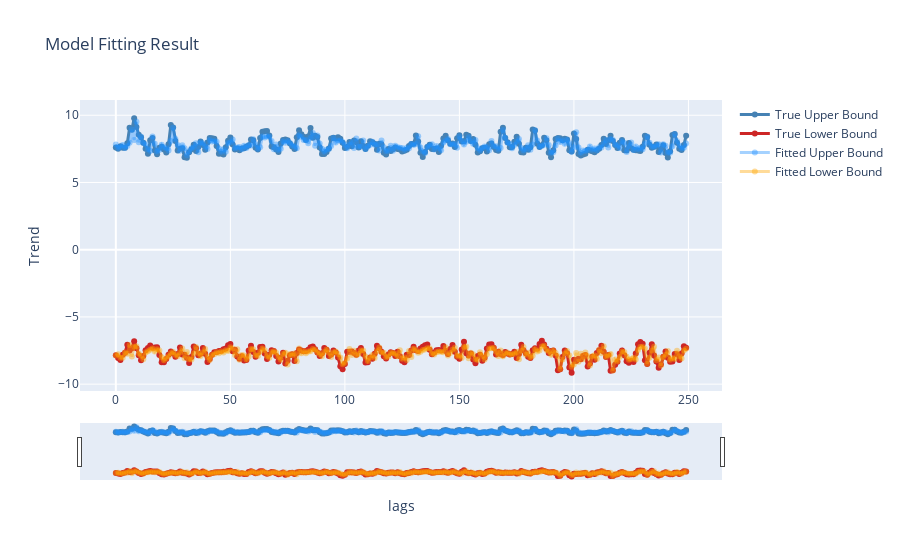

The notebook cell saved with this chart:
### Code cell
# 配適結果視覺化
model.fitted_check()

### Figure 1 — Plotly figure (JSON) as saved in the notebook; plotly's stock layout.template omitted (floating-point values rounded to 4 significant figures; data arrays with more than 128 entries replaced by an {"elided": "..."} marker saying what was removed)
{"data": [{"line": {"color": "rgb(70,130,180)", "width": 3}, "mode": "lines+markers", "name": "True Upper Bound", "type": "scatter", "x": {"elided": "250 int values"}, "y": {"elided": "250 float values"}}, {"line": {"color": "rgb(205,38,38)", "width": 3}, "mode": "lines+markers", "name": "True Lower Bound", "type": "scatter", "x": {"elided": "250 int values"}, "y": {"elided": "250 float values"}}, {"line": {"color": "rgba(30,144,255,0.4)", "width": 3}, "mode": "lines+markers", "name": "Fitted Upper Bound", "type": "scatter", "x": {"elided": "250 int values"}, "y": {"elided": "250 float values"}}, {"line": {"color": "rgba(255,165,0,0.4)", "width": 3}, "mode": "lines+markers", "name": "Fitted Lower Bound", "type": "scatter", "x": {"elided": "250 int values"}, "y": {"elided": "250 float values"}}], "layout": {"hovermode": "x", "title": {"text": "Model Fitting Result"}, "xaxis": {"rangeslider": {"visible": true}, "title": {"text": "lags"}}, "yaxis": {"title": {"text": "Trend"}}}}
